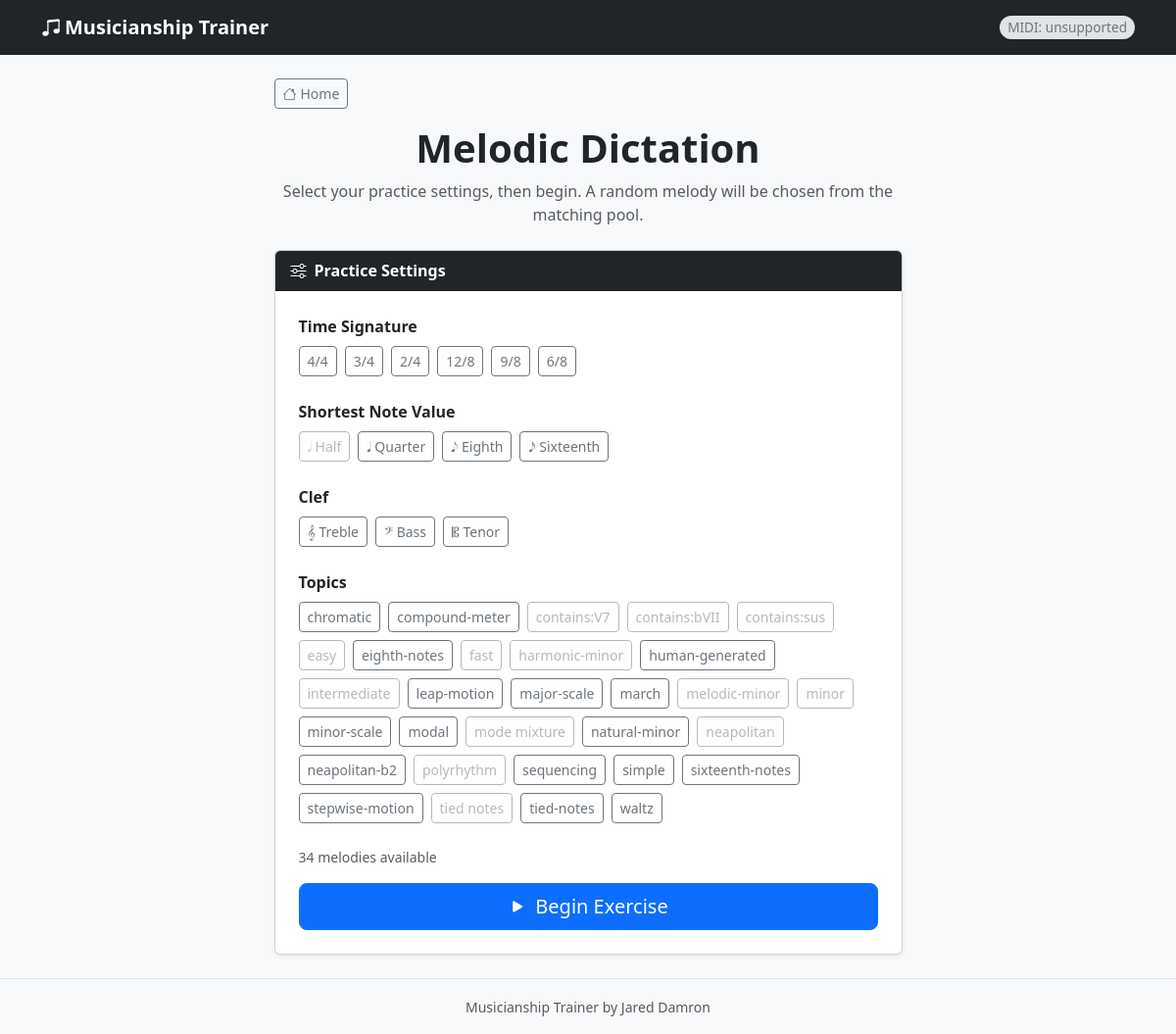
/melodic, run on the app's committed database.
### models.py (models this page shows, shortened)
class Tag(db.Model):
    id = db.Column(db.Integer, primary_key=True)
    name = db.Column(db.String(50), unique=True, nullable=False)
    description = db.Column(db.String(200))

### app.py (the view)
@app.route('/melodic')
def melodic_index():
    all_tags = Tag.query.order_by(Tag.name).all()
    melodies = Melody.query.all()
    melodies_data = [
        {
            'time_signature': m.time_signature,
            'min_duration':   m.min_duration,
            'clef':           m.clef,
            'tags':           [t.name for t in m.tags],
        }
        for m in melodies
    ]
    return render_template('index.html', all_tags=all_tags,
                           melodies_data=melodies_data)

### templates/index.html (shortened to what this page needs)
{% extends 'base.html' %}
{% block content %}
<div class="row justify-content-center">
  <div class="col-lg-7 col-md-9">
    <div class="mb-3">
      <a href="{{ url_for('home') }}" class="btn btn-outline-secondary btn-sm">
        <i class="bi bi-house me-1"></i>Home
      </a>
    </div>
    <div class="text-center mb-4 mt-2">
      <h1 class="fw-bold">Melodic Dictation</h1>
      <p class="text-muted mb-0">Select your practice settings, then begin. A random melody will be chosen from the matching pool.</p>
    </div>
    <div class="card shadow-sm">
      <div class="card-header bg-dark text-white fw-semibold">
        <i class="bi bi-sliders me-2"></i>Practice Settings
      </div>
      <div class="card-body p-4">
        <form method="get" action="{{ url_for('random_melody') }}" id="filter-form">
          <div class="mb-4">
            <label class="fw-semibold d-block mb-2">
              Time Signature
            </label>
            <div class="d-flex flex-wrap gap-2" id="group-time-sig">
              {% for sig in ['4/4', '3/4', '2/4', '12/8', '9/8', '6/8'] %}
                <label class="btn btn-outline-secondary btn-sm fw-normal"
                       for="ts-{{ sig | replace('/', '-') }}">{{ sig }}</label>
              {% endfor %}
            </div>
          </div>
          <div class="mb-4">
            <label class="fw-semibold d-block mb-2">
              Shortest Note Value
            </label>
            <div class="d-flex flex-wrap gap-2" id="group-min-dur">
              <label class="btn btn-outline-secondary btn-sm fw-normal" for="md-h">
                &#119134; Half
              </label>
              <label class="btn btn-outline-secondary btn-sm fw-normal" for="md-q">
                &#119135; Quarter
              </label>
              <label class="btn btn-outline-secondary btn-sm fw-normal" for="md-8">
                &#119136; Eighth
              </label>
              <label class="btn btn-outline-secondary btn-sm fw-normal" for="md-16">
                &#119137; Sixteenth
              </label>
            </div>
          </div>
          <div class="mb-4">
            <label class="fw-semibold d-block mb-2">
              Clef
            </label>
            <div class="d-flex flex-wrap gap-2" id="group-clef">
              <label class="btn btn-outline-secondary btn-sm fw-normal" for="clef-treble">
                𝄞 Treble
              </label>
              <label class="btn btn-outline-secondary btn-sm fw-normal" for="clef-bass">
                𝄢 Bass
              </label>
              <label class="btn btn-outline-secondary btn-sm fw-normal" for="clef-tenor">
                𝄡 Tenor
              </label>
            </div>
          </div>
          <div class="mb-4">
            <label class="fw-semibold d-block mb-2">
              Topics
            </label>
            <div class="d-flex flex-wrap gap-2" id="group-tags">
              {% for tag in all_tags %}
                <label class="btn btn-outline-secondary btn-sm fw-normal"
                       for="tag-{{ tag.name }}" title="{{ tag.description }}">
                  {{ tag.name }}
                </label>
              {% endfor %}
            </div>
          </div>
          <div class="mb-3 text-muted small" id="match-count"></div>
          <div class="d-grid mt-3">
            <button type="submit" class="btn btn-primary btn-lg" id="btn-begin">
              <i class="bi bi-play-fill me-2"></i>Begin Exercise
            </button>
          </div>
        </form>
      </div>
    </div>
  </div>
</div>
{% endblock %}

### templates/base.html (shortened to what this page needs)
<!DOCTYPE html>
<html lang="en">
<head>
  <link href="https://cdn.jsdelivr.net/npm/bootstrap@5.3.3/dist/css/bootstrap.min.css"
        rel="stylesheet">
  <link href="https://cdn.jsdelivr.net/npm/bootstrap-icons@1.11.3/font/bootstrap-icons.css"
        rel="stylesheet">
  <link href="{{ url_for('static', filename='css/style.css') }}" rel="stylesheet">
</head>
<body>
<nav class="navbar navbar-expand-lg navbar-dark bg-dark">
  <div class="container d-flex align-items-center justify-content-between">
    <a class="navbar-brand fw-bold" href="{{ url_for('home') }}">
      <i class="bi bi-music-note-beamed me-1"></i>Musicianship Trainer
    </a>
    <span id="midi-status" class="midi-disconnected">MIDI: not connected</span>
  </div>
</nav>
<main class="container py-4">
  {% block content %}{% endblock %}
</main>
<footer class="text-center text-muted py-3 border-top mt-auto">
  <small>Musicianship Trainer by Jared Damron</small>
</footer>
</body>
</html>

### static/css/style.css (style rules this page uses)
body { background-color: #f8f9fa; min-height: 100vh; display: flex; flex-direction: column; }
main { flex: 1; }
#midi-status { font-size: 0.85rem; padding: 2px 8px; border-radius: 999px; }
#midi-status.midi-disconnected { background: #e2e3e5; color: #6c757d; }

### data on the page
Tag: name "chromatic"
Tag: name "compound-meter"
Tag: name "contains:V7"
Tag: name "contains:bVII"
Tag: name "contains:sus"
Tag: name "easy"
Tag: name "eighth-notes"
Tag: name "fast"
Tag: name "harmonic-minor"
Tag: name "human-generated"
Tag: name "intermediate"
Tag: name "leap-motion"
Tag: name "major-scale"
Tag: name "march"
Tag: name "melodic-minor"
Tag: name "minor"
Tag: name "minor-scale"
Tag: name "modal"
Tag: name "mode mixture"
Tag: name "natural-minor"
Tag: name "neapolitan"
Tag: name "neapolitan-b2"
Tag: name "polyrhythm"
Tag: name "sequencing"
Tag: name "simple"
Tag: name "sixteenth-notes"
Tag: name "stepwise-motion"
Tag: name "tied notes"
Tag: name "tied-notes"
Tag: name "waltz"

### other printed values
{{ sig }} "4/4" "3/4" "2/4" "12/8" "9/8" "6/8"
